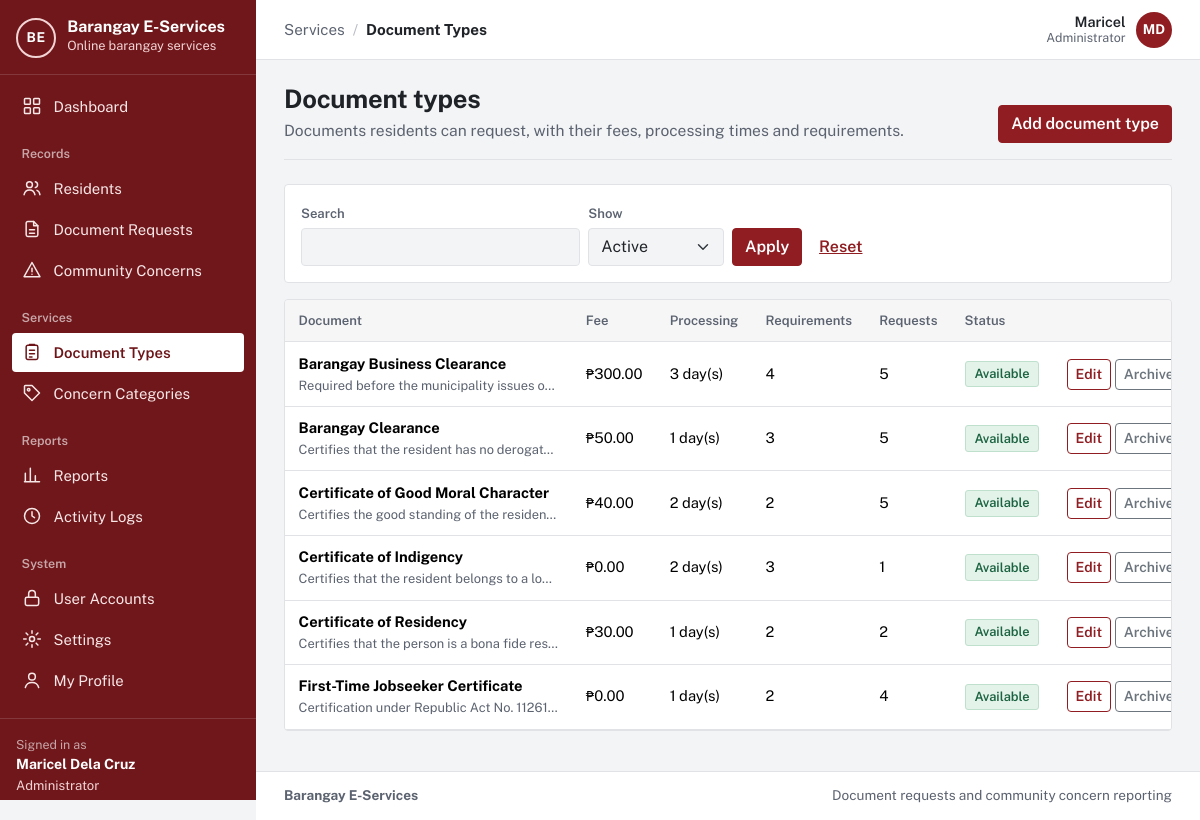
/barangay-eservices/admin/document-types.php (signed in), run on the app's committed database.
### tables this page shows
CREATE TABLE `users` (
  `user_id` int(10) UNSIGNED NOT NULL,
  `role_id` tinyint(3) UNSIGNED NOT NULL,
  `purok_id` smallint(5) UNSIGNED DEFAULT NULL,
  `first_name` varchar(60) NOT NULL,
  `last_name` varchar(60) NOT NULL,
  `email` varchar(120) NOT NULL,
  `contact_no` varchar(13) DEFAULT NULL,
  `street_address` varchar(150) DEFAULT NULL,
  `password_hash` varchar(255) NOT NULL,
  `email_verified_at` datetime DEFAULT NULL,
  `is_active` tinyint(1) NOT NULL DEFAULT 1,
  `failed_logins` tinyint(3) UNSIGNED NOT NULL DEFAULT 0,
  `locked_until` datetime DEFAULT NULL,
  `created_at` datetime NOT NULL DEFAULT current_timestamp(),
  `updated_at` datetime NOT NULL DEFAULT current_timestamp() ON UPDATE current_timestamp()
);

CREATE TABLE `roles` (
  `role_id` tinyint(3) UNSIGNED NOT NULL,
  `role_key` varchar(20) NOT NULL,
  `role_name` varchar(50) NOT NULL
);

CREATE TABLE `document_types` (
  `doc_type_id` smallint(5) UNSIGNED NOT NULL,
  `name` varchar(100) NOT NULL,
  `description` varchar(500) NOT NULL,
  `fee` decimal(8,2) NOT NULL DEFAULT 0.00,
  `processing_days` tinyint(3) UNSIGNED NOT NULL DEFAULT 1,
  `is_archived` tinyint(1) NOT NULL DEFAULT 0,
  `created_at` datetime NOT NULL DEFAULT current_timestamp(),
  `updated_at` datetime NOT NULL DEFAULT current_timestamp() ON UPDATE current_timestamp()
);

### barangay-eservices/app/lib/helpers.php (called while the page is built, shortened)
<?php
function e($value): string
{
    return htmlspecialchars((string) ($value ?? ''), ENT_QUOTES | ENT_SUBSTITUTE, 'UTF-8');
}
function base_path(): string
{
    static $base = null;
    if ($base === null) {
        $script = realpath($_SERVER['SCRIPT_FILENAME'] ?? '') ?: '';
        $root   = realpath(APP_ROOT) ?: APP_ROOT;
        $rel    = str_replace('\\', '/', substr($script, strlen($root)));
        $name   = str_replace('\\', '/', $_SERVER['SCRIPT_NAME'] ?? '');
        $base   = ($rel !== '' && str_ends_with($name, $rel)) ? substr($name, 0, -strlen($rel)) : '';
        $base   = rtrim($base, '/');
    }
    return $base;
}
function url(string $path = ''): string
{
    return base_path() . '/' . ltrim($path, '/');
}
function asset(string $path): string
{
    return url('assets/' . ltrim($path, '/'));
}
function query_param(string $key, string $default = ''): string
{
    $value = $_GET[$key] ?? $default;
    return is_string($value) ? trim($value) : $default;
}
function peso($amount): string
{
    return '₱' . number_format((float) $amount, 2);
}
function full_name(array $row, string $prefix = ''): string
{
    return trim(($row[$prefix . 'first_name'] ?? '') . ' ' . ($row[$prefix . 'last_name'] ?? ''));
}

### barangay-eservices/app/lib/auth.php (called while the page is built, shortened)
<?php
function current_user(bool $refresh = false): ?array
{
    static $user = false;
    if ($user !== false && !$refresh) {
        return $user;
    }
    $user = null;
    if (!empty($_SESSION['user_id'])) {
        $user = db_one(
            'SELECT u.user_id, u.first_name, u.last_name, u.email, u.contact_no, u.street_address, u.purok_id,
                    u.email_verified_at, u.is_active, u.created_at, r.role_key, r.role_name
               FROM users u JOIN roles r ON r.role_id = u.role_id
              WHERE u.user_id = ?',
            [(int) $_SESSION['user_id']]
        );
    }
    return $user;
}
function is_verified(?array $user = null): bool
{
    $user = $user ?? current_user();
    return $user !== null && !empty($user['email_verified_at']);
}
function home_path_for_role(?string $role): string
{
    return match ($role) {
        ROLE_ADMIN    => 'admin/dashboard.php',
        ROLE_STAFF    => 'staff/dashboard.php',
        ROLE_RESIDENT => 'resident/dashboard.php',
        default       => 'auth/login.php',
    };
}
function require_login(bool $mustBeVerified = true): array
{
    $user = current_user();
    return $user;
}
function require_role(string ...$roles): array
{
    $user = require_login();
    return $user;
}

### barangay-eservices/app/lib/db.php (called while the page is built, shortened)
<?php
function db(): mysqli
{
    static $conn = null;
    if ($conn === null) {
        $conn = new mysqli(
            config('db.host'),
            config('db.user'),
            config('db.password'),
            config('db.name'),
            (int) config('db.port', 3306)
        );
        $conn->set_charset('utf8mb4');
        $conn->query("SET time_zone = '+08:00'");
    }
    return $conn;
}
function db_query(string $sql, array $params = []): mysqli_stmt
{
    $stmt = db()->prepare($sql);
    if ($params) {
        $types = '';
        foreach ($params as $p) {
            $types .= is_int($p) ? 'i' : (is_float($p) ? 'd' : 's');
        }
        $stmt->bind_param($types, ...array_values($params));
    }
    $stmt->execute();
    return $stmt;
}
function db_all(string $sql, array $params = []): array
{
    $result = db_query($sql, $params)->get_result();
    return $result ? $result->fetch_all(MYSQLI_ASSOC) : [];
}
function db_one(string $sql, array $params = []): ?array
{
    $result = db_query($sql, $params)->get_result();
    $row = $result ? $result->fetch_assoc() : null;
    return $row ?: null;
}

### barangay-eservices/admin/document-types.php (the view, shortened to what this page needs)
<?php
require __DIR__ . '/../app/bootstrap.php';
$user = require_role(ROLE_ADMIN);
$q = query_param('q');
$show = in_array(query_param('show'), ['archived', 'all'], true) ? query_param('show') : '';
$where = $show === 'archived' ? 'WHERE dt.is_archived = 1' : ($show === 'all' ? 'WHERE 1=1' : 'WHERE dt.is_archived = 0');
$params = [];
$rows = db_all(
    "SELECT dt.*, (SELECT COUNT(*) FROM document_requirements r WHERE r.doc_type_id = dt.doc_type_id) AS req_count,
            (SELECT COUNT(*) FROM document_requests x WHERE x.doc_type_id = dt.doc_type_id) AS used
       FROM document_types dt $where ORDER BY dt.name",
    $params
);
$activeNav = 'doctypes';
require APP_ROOT . '/app/views/header.php';
?>
<div class="page-head">
  <div><h1>Document types</h1><p>Documents residents can request, with their fees, processing times and requirements.</p></div>
  <div class="page-actions"><a class="btn btn-primary" href="<?= e(url('admin/document-type-form.php')) ?>">Add document type</a></div>
</div>
<form class="filters" method="get" role="search">
  <div class="row g-2 align-items-end">
    <div class="col-md-4"><label class="form-label" for="q">Search</label><input class="form-control" id="q" name="q" value="<?= e($q) ?>"></div>
    <div class="col-6 col-md-2"><label class="form-label" for="show">Show</label>
      <select class="form-select" id="show" name="show">
        <option value="">Active</option>
      </select></div>
    <div class="col-auto"><button class="btn btn-primary" type="submit">Apply</button> <a class="btn btn-link" href="<?= e(url('admin/document-types.php')) ?>">Reset</a></div>
  </div>
</form>
<div class="table-wrap">
  <?php if (!$rows): ?><div class="empty"><p>No document types found.</p></div><?php else: ?>
  <table class="table">
    <thead><tr><th scope="col">Document</th><th scope="col">Fee</th><th scope="col">Processing</th><th scope="col">Requirements</th><th scope="col">Requests</th><th scope="col">Status</th><th scope="col"><span class="visually-hidden">Actions</span></th></tr></thead>
    <tbody>
    <?php foreach ($rows as $r): ?>
      <tr>
        <td><strong><?= e($r['name']) ?></strong><div class="small text-muted text-truncate cell-clip"><?= e($r['description']) ?></div></td>
        <td class="nowrap"><?= e(peso($r['fee'])) ?></td>
        <td class="nowrap"><?= (int) $r['processing_days'] ?> day(s)</td>
        <td><?= (int) $r['req_count'] ?></td>
        <td><?= (int) $r['used'] ?></td>
        <td><?= $r['is_archived'] ? '<span class="status status-muted">Archived</span>' : '<span class="status status-done">Available</span>' ?></td>
        <td class="text-end nowrap">
          <a class="btn btn-sm btn-outline-primary" href="<?= e(url('admin/document-type-form.php?id=' . (int) $r['doc_type_id'])) ?>">Edit<span class="visually-hidden"> <?= e($r['name']) ?></span></a>
          <form method="post" class="d-inline">
            <?php if ($r['is_archived']): ?>
              <button class="btn btn-sm btn-outline-secondary" name="op" value="restore">Restore</button>
            <?php else: ?>
              <button class="btn btn-sm btn-outline-secondary" name="op" value="archive" data-confirm="Archive <?= e($r['name']) ?>? Residents will no longer be able to request it.">Archive</button>
            <?php endif; ?>
          </form>
        </td>
      </tr>
    <?php endforeach; ?>
    </tbody>
  </table>
  <?php endif; ?>
</div>
<?php require APP_ROOT . '/app/views/footer.php'; ?>

### barangay-eservices/app/views/header.php (shortened to what this page needs)
<?php
$user = current_user();
$role = $user['role_key'] ?? null;
$verified = $user && is_verified($user);
$activeNav = $activeNav ?? '';
$appLayout = $user && $verified;
$groups = [];
if ($appLayout && $role === ROLE_ADMIN) {
    $groups = [
        '' => ['dashboard' => ['admin/dashboard.php', 'Dashboard', 'dashboard']],
        'Records' => [
            'residents' => ['residents.php', 'Residents', 'residents'],
            'requests'  => ['requests.php', 'Document Requests', 'document'],
            'concerns'  => ['concerns.php', 'Community Concerns', 'concern'],
        ],
        'Services' => [
            'doctypes'   => ['admin/document-types.php', 'Document Types', 'services'],
            'categories' => ['admin/categories.php', 'Concern Categories', 'category'],
        ],
        'Reports' => [
            'reports' => ['reports.php', 'Reports', 'reports'],
            'logs'    => ['admin/logs.php', 'Activity Logs', 'logs'],
        ],
        'System' => [
            'users'    => ['admin/users.php', 'User Accounts', 'accounts'],
            'settings' => ['admin/settings.php', 'Settings', 'settings'],
            'profile'  => ['profile.php', 'My Profile', 'profile'],
        ],
    ];
}
$crumbGroup = '';
$crumbItem = $pageTitle ?? '';
foreach ($groups as $label => $items) {
    if (isset($items[$activeNav])) {
        $crumbGroup = $label;
        $crumbItem = $items[$activeNav][1];
    }
}
?><!doctype html>
<html lang="en">
<head>
  <link rel="stylesheet" href="<?= e(asset('vendor/bootstrap/bootstrap.min.css')) ?>">
  <link rel="stylesheet" href="<?= e(asset('css/app.css')) ?>">
</head>
<body class="<?= $appLayout ? 'app-body' : 'public-body' ?>">
<?php if ($appLayout): ?>
<div class="app-shell">
  <aside class="sidebar offcanvas-lg offcanvas-start" id="sidebar" tabindex="-1" aria-label="Main navigation">
    <div class="sidebar-brand">
      <a class="brand" href="<?= e(url(home_path_for_role($role))) ?>">
        <?= render_app_mark() ?>
        <span class="brand-text">
          <span class="brand-name"><?= e(app_name()) ?></span>
          <span class="brand-sub">Online barangay services</span>
        </span>
      </a>
    </div>
    <nav class="sidebar-nav">
      <?php foreach ($groups as $label => $items): ?>
        <?php if ($label !== ''): ?><div class="sidebar-heading"><?= e($label) ?></div><?php endif; ?>
        <ul class="sidebar-list">
          <?php foreach ($items as $key => [$path, $itemLabel, $iconName]): ?>
            <li>
              <a class="sidebar-link<?= $key === $activeNav ? ' active' : '' ?>" <?= $key === $activeNav ? 'aria-current="page"' : '' ?> href="<?= e(url($path)) ?>">
                <?= icon($iconName) ?><span><?= e($itemLabel) ?></span>
              </a>
            </li>
          <?php endforeach; ?>
        </ul>
      <?php endforeach; ?>
    </nav>
    <div class="sidebar-user">
      <div class="sidebar-user-label">Signed in as</div>
      <div class="sidebar-user-name"><?= e(full_name($user)) ?></div>
      <div class="sidebar-user-role"><?= e($user['role_name']) ?></div>
      <form method="post" action="<?= e(url('auth/logout.php')) ?>">
      </form>
    </div>
  </aside>
  <div class="app-main">
    <header class="topbar">
      <nav class="topbar-crumb" aria-label="You are here">
        <?php if ($crumbGroup !== ''): ?><span class="crumb-group"><?= e($crumbGroup) ?></span><span class="crumb-sep" aria-hidden="true">/</span><?php endif; ?>
        <span class="crumb-item"><?= e($crumbItem) ?></span>
      </nav>
      <div class="topbar-user">
        <span class="topbar-user-text"><span class="topbar-user-name"><?= e($user['first_name']) ?></span><span class="topbar-user-role"><?= e($user['role_name']) ?></span></span>
        <a class="avatar" href="<?= e(url('profile.php')) ?>" title="My profile" aria-label="My profile"><?= e(mb_strtoupper(mb_substr($user['first_name'], 0, 1) . mb_substr($user['last_name'], 0, 1))) ?></a>
      </div>
    </header>
    <main id="main" class="page">
<?php endif; ?>

### data on the page
users: full_name($user) "Maricel Dela Cruz", role.role_name "Administrator", first_name "Maricel", first_name+last_name "MD"
document_types: name "Barangay Business Clearance", description "Required before the municipality issues o…", fee "₱300.00", processing_days "3", req_count "4", used "5", is_archived "Available"
document_types: name "Barangay Clearance", description "Certifies that the resident has no derogat…", fee "₱50.00", processing_days "1", req_count "3", used "5", is_archived "Available"
document_types: name "Certificate of Good Moral Character", description "Certifies the good standing of the residen…", fee "₱40.00", processing_days "2", req_count "2", used "5", is_archived "Available"
document_types: name "Certificate of Indigency", description "Certifies that the resident belongs to a lo…", fee "₱0.00", processing_days "2", req_count "3", used "1", is_archived "Available"
document_types: name "Certificate of Residency", description "Certifies that the person is a bona fide res…", fee "₱30.00", processing_days "1", req_count "2", used "2", is_archived "Available"
document_types: name "First-Time Jobseeker Certificate", description "Certification under Republic Act No. 11261…", fee "₱0.00", processing_days "1", req_count "2", used "4", is_archived "Available"

### other printed values
app_name() "Barangay E-Services"
$itemLabel "Dashboard"
$label "Records"
$itemLabel "Residents"
$itemLabel "Document Requests"
$itemLabel "Community Concerns"
$label "Services"
$itemLabel "Document Types"
$itemLabel "Concern Categories"
$label "Reports"
$itemLabel "Reports"
$itemLabel "Activity Logs"
$label "System"
$itemLabel "User Accounts"
$itemLabel "Settings"
